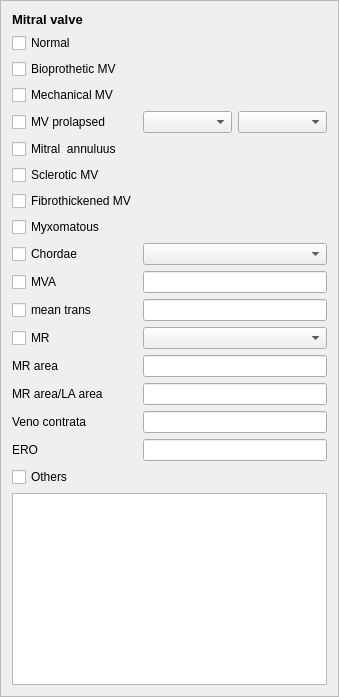
        <widget class="QFrame" name="frame_4">
         <property name="frameShape">
          <enum>QFrame::StyledPanel</enum>
         </property>
         <property name="frameShadow">
          <enum>QFrame::Raised</enum>
         </property>
         <layout class="QGridLayout" name="gridLayout_10">
          <item row="7" column="0">
           <widget class="QCheckBox" name="M__fibro_check">
            <property name="text">
             <string>Fibrothickened MV</string>
            </property>
           </widget>
          </item>
          <item row="12" column="0">
           <widget class="QCheckBox" name="M_MR_check">
            <property name="text">
             <string>MR</string>
            </property>
           </widget>
          </item>
          <item row="18" column="0" colspan="3">
           <widget class="QTextEdit" name="M_others"/>
          </item>
          <item row="9" column="0">
           <widget class="QCheckBox" name="M_chordae_check">
            <property name="text">
             <string>Chordae </string>
            </property>
           </widget>
          </item>
          <item row="4" column="1">
           <widget class="QComboBox" name="M_MMVp_combo1">
            <item>
             <property name="text">
              <string/>
             </property>
            </item>
            <item>
             <property name="text">
              <string>A1</string>
             </property>
            </item>
            <item>
             <property name="text">
              <string>A2</string>
             </property>
            </item>
            <item>
             <property name="text">
              <string>A3</string>
             </property>
            </item>
            <item>
             <property name="text">
              <string>A1+A2</string>
             </property>
            </item>
            <item>
             <property name="text">
              <string>A1+A3</string>
             </property>
            </item>
            <item>
             <property name="text">
              <string>A2+A3</string>
             </property>
            </item>
            <item>
             <property name="text">
              <string>A1+A2+A3</string>
             </property>
            </item>
           </widget>
          </item>
          <item row="8" column="0">
           <widget class="QCheckBox" name="M_myxo_check">
            <property name="text">
             <string>Myxomatous </string>
            </property>
           </widget>
          </item>
          <item row="10" column="0">
           <widget class="QCheckBox" name="M_MVA_check">
            <property name="text">
             <string>MVA</string>
            </property>
           </widget>
          </item>
          <item row="16" column="0">
           <widget class="QLabel" name="label_45">
            <property name="text">
             <string>ERO</string>
            </property>
           </widget>
          </item>
          <item row="10" column="1" colspan="2">
           <widget class="QLineEdit" name="M_MVA_input">
            <property name="text">
             <string/>
            </property>
           </widget>
          </item>
          <item row="12" column="1" colspan="2">
           <widget class="QComboBox" name="M_MR_combo">
            <item>
             <property name="text">
              <string/>
             </property>
            </item>
            <item>
             <property name="text">
              <string>mild</string>
             </property>
            </item>
            <item>
             <property name="text">
              <string>moderate</string>
             </property>
            </item>
            <item>
             <property name="text">
              <string>mod_severe</string>
             </property>
            </item>
            <item>
             <property name="text">
              <string>severe</string>
             </property>
            </item>
           </widget>
          </item>
          <item row="13" column="1" colspan="2">
           <widget class="QLineEdit" name="M_MRarea_input">
            <property name="text">
             <string/>
            </property>
           </widget>
          </item>
          <item row="4" column="2">
           <widget class="QComboBox" name="M_MMVp_combo">
            <item>
             <property name="text">
              <string/>
             </property>
            </item>
            <item>
             <property name="text">
              <string>P1</string>
             </property>
            </item>
            <item>
             <property name="text">
              <string>P2</string>
             </property>
            </item>
            <item>
             <property name="text">
              <string>P3</string>
             </property>
            </item>
            <item>
             <property name="text">
              <string>P1+P2</string>
             </property>
            </item>
            <item>
             <property name="text">
              <string>P1+P3</string>
             </property>
            </item>
            <item>
             <property name="text">
              <string>P2+P3</string>
             </property>
            </item>
            <item>
             <property name="text">
              <string>P1+P2+P3</string>
             </property>
            </item>
           </widget>
          </item>
          <item row="13" column="0">
           <widget class="QLabel" name="label_37">
            <property name="text">
             <string>MR area</string>
            </property>
           </widget>
          </item>
          <item row="2" column="0">
           <widget class="QCheckBox" name="M_BMV_check">
            <property name="text">
             <string>Bioprothetic MV</string>
            </property>
           </widget>
          </item>
          <item row="0" column="0">
           <widget class="QLabel" name="label_74">
            <property name="text">
             <string>&lt;html&gt;&lt;head/&gt;&lt;body&gt;&lt;p&gt;&lt;span style=&quot; font-size:10pt; font-weight:600;&quot;&gt;Mitral valve&lt;/span&gt;&lt;/p&gt;&lt;/body&gt;&lt;/html&gt;</string>
            </property>
           </widget>
          </item>
          <item row="11" column="1" colspan="2">
           <widget class="QLineEdit" name="M_meantrans_input">
            <property name="text">
             <string/>
            </property>
           </widget>
          </item>
          <item row="4" column="0">
           <widget class="QCheckBox" name="M_MMVp_check">
            <property name="text">
             <string>MV prolapsed</string>
            </property>
           </widget>
          </item>
          <item row="17" column="0">
           <widget class="QCheckBox" name="M_others_check">
            <property name="text">
             <string>Others</string>
            </property>
           </widget>
          </item>
          <item row="3" column="0">
           <widget class="QCheckBox" name="M_MMV_check">
            <property name="text">
             <string>Mechanical MV</string>
            </property>
           </widget>
          </item>
          <item row="9" column="1" colspan="2">
           <widget class="QComboBox" name="M_chordae_check_2">
            <item>
             <property name="text">
              <string/>
             </property>
            </item>
            <item>
             <property name="text">
              <string>with flail of anterior</string>
             </property>
            </item>
            <item>
             <property name="text">
              <string>with flail of posterior </string>
             </property>
            </item>
            <item>
             <property name="text">
              <string>with partial flail of anterior</string>
             </property>
            </item>
            <item>
             <property name="text">
              <string>with partial flail of posterior</string>
             </property>
            </item>
           </widget>
          </item>
          <item row="11" column="0">
           <widget class="QCheckBox" name="M_meantrans_check">
            <property name="text">
             <string>mean trans</string>
            </property>
           </widget>
          </item>
          <item row="14" column="0">
           <widget class="QLabel" name="label_44">
            <property name="text">
             <string>MR area/LA area</string>
            </property>
           </widget>
          </item>
          <item row="15" column="0">
           <widget class="QLabel" name="label_46">
            <property name="text">
             <string>Veno contrata</string>
            </property>
           </widget>
          </item>
          <item row="6" column="0">
           <widget class="QCheckBox" name="M_scler_check">
            <property name="text">
             <string>Sclerotic MV</string>
            </property>
           </widget>
          </item>
          <item row="1" column="0">
           <widget class="QCheckBox" name="M_normal_check">
            <property name="text">
             <string>Normal</string>
            </property>
           </widget>
          </item>
          <item row="15" column="1" colspan="2">
           <widget class="QLineEdit" name="M_Veno_input">
            <property name="text">
             <string/>
            </property>
           </widget>
          </item>
          <item row="5" column="0">
           <widget class="QCheckBox" name="M_mitral_check">
            <property name="text">
             <string>Mitral  annuluus</string>
            </property>
           </widget>
          </item>
          <item row="14" column="1" colspan="2">
           <widget class="QLineEdit" name="M_MRLA_input">
            <property name="text">
             <string/>
            </property>
           </widget>
          </item>
          <item row="16" column="1" colspan="2">
           <widget class="QLineEdit" name="M_ERO_input">
            <property name="text">
             <string/>
            </property>
           </widget>
          </item>
         </layout>
        </widget>
